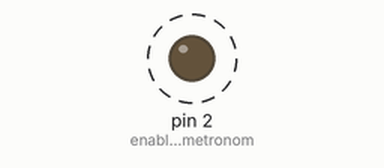
A sketch run on a simulated Arduino Uno, built with avr-gcc and run on an emulated ATmega328P. On the bench: output pins drawn as LEDs (lit = HIGH). Dashed ring = blinking.

Above: at 0.16 s.
Timing chart, 0 to 3.0 s (numbered marks = the images above):
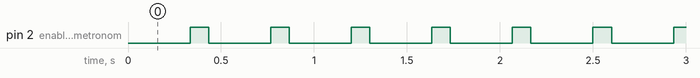

The sketch:

looping_station.ino
```cpp
const float input_bpm;
volatile bool toggle = 0;
float number_of_events;
float period;
float interrupt_frequency;
float bpm = 60;
float events;


void setup() {
  pinMode(2, OUTPUT); // enable pin 2 for metronome light
  cli();

  TCCR1B = 0;
  TCNT1 = 0;
  TCCR1A = 0x0;
  TCCR1B = 0x0;

  // set prescaler for Timer1 (metronome)
  TCCR1B |= _BV(CS02);
  TCCR1B &= ~_BV(CS01);
  TCCR1B |= _BV(CS00);

  TIMSK1 = 0x6; // enable OCR1A and OCR1B

  interrupt_frequency = 180/60;
  events = 16000000/(1024*interrupt_frequency) - 1;

  OCR1A = events; // excutes interrupt when events is reached

  sei();
  Serial.begin(9600); //sets up communication wit the serial monitor
}

void loop() {
  if (toggle) {
    digitalWrite(2, HIGH);
    delay(100);
    digitalWrite(2, LOW);
    toggle = 0;
    TCNT1=0;
  }
}

ISR (TIMER1_COMPA_vect) {
  toggle = 1;
}
```

Measured:
- by itself, pin 2 (enable_pin_2_for_metronom): alternates HIGH for 0.10 s and LOW for 0.33 s
